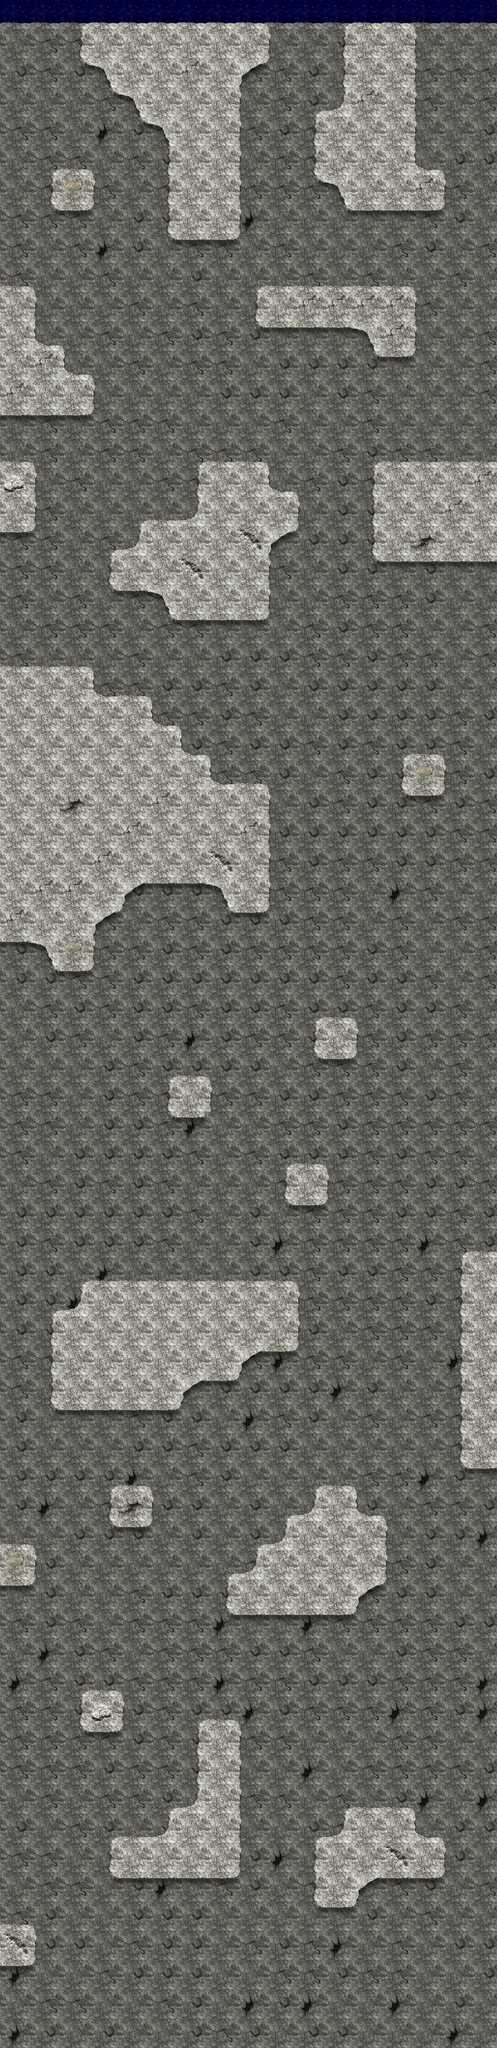

Tiled map render using the project's own tile images. Description and the map definition, with tile-layer contents summarised, below:
An orthogonal 17x70 tile map with 128x128 px tiles, 4 tile layers (background, obstacles, top, decoration).

<map version="1.0" orientation="orthogonal" width="17" height="70" tilewidth="128" tileheight="128">
 <tileset firstgid="1" name="tiles" tilewidth="128" tileheight="128">
  <image source="tiles.png" width="768" height="512" />
 </tileset>
 <layer name="background" width="17" height="70">
  <data>[1190 cells, 1190 non-empty, 6 distinct tile ids]</data>
 </layer>
 <layer name="obstacles" width="17" height="70">
  <data>[1190 cells, 206 non-empty, 6 distinct tile ids]</data>
 </layer>
 <layer name="top" width="17" height="70">
  <data>[1190 cells, 9 non-empty, 1 distinct tile ids]</data>
 </layer>
 <layer name="decoration" width="17" height="70">
  <data>[1190 cells, 328 non-empty, 12 distinct tile ids]</data>
 </layer>
</map>
